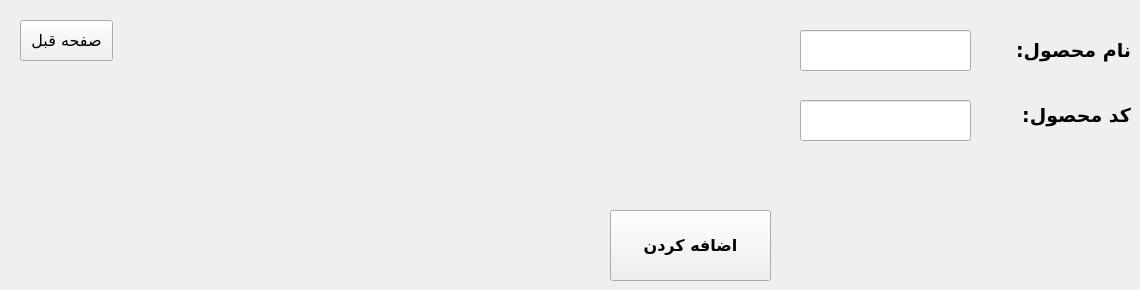
      <widget class="QWidget" name="tab_16">
       <attribute name="title">
        <string>Page</string>
       </attribute>
       <widget class="QPushButton" name="add_product_2">
        <property name="geometry">
         <rect>
          <x>610</x>
          <y>210</y>
          <width>161</width>
          <height>71</height>
         </rect>
        </property>
        <property name="font">
         <font>
          <family>Vazir</family>
          <pointsize>12</pointsize>
          <weight>75</weight>
          <bold>true</bold>
         </font>
        </property>
        <property name="text">
         <string>اضافه کردن</string>
        </property>
       </widget>
       <widget class="QLineEdit" name="product_name">
        <property name="geometry">
         <rect>
          <x>800</x>
          <y>30</y>
          <width>171</width>
          <height>41</height>
         </rect>
        </property>
        <property name="font">
         <font>
          <pointsize>14</pointsize>
         </font>
        </property>
        <property name="layoutDirection">
         <enum>Qt::LeftToRight</enum>
        </property>
       </widget>
       <widget class="QLabel" name="products_details_label_23">
        <property name="geometry">
         <rect>
          <x>990</x>
          <y>30</y>
          <width>141</width>
          <height>41</height>
         </rect>
        </property>
        <property name="font">
         <font>
          <family>Vazir</family>
          <pointsize>14</pointsize>
          <weight>75</weight>
          <bold>true</bold>
         </font>
        </property>
        <property name="text">
         <string>نام محصول:</string>
        </property>
       </widget>
       <widget class="QLabel" name="products_details_label_25">
        <property name="geometry">
         <rect>
          <x>990</x>
          <y>90</y>
          <width>141</width>
          <height>51</height>
         </rect>
        </property>
        <property name="font">
         <font>
          <family>Vazir</family>
          <pointsize>14</pointsize>
          <weight>75</weight>
          <bold>true</bold>
         </font>
        </property>
        <property name="text">
         <string>کد محصول:</string>
        </property>
       </widget>
       <widget class="QLineEdit" name="product_code">
        <property name="geometry">
         <rect>
          <x>800</x>
          <y>100</y>
          <width>171</width>
          <height>41</height>
         </rect>
        </property>
        <property name="font">
         <font>
          <pointsize>14</pointsize>
         </font>
        </property>
        <property name="echoMode">
         <enum>QLineEdit::Normal</enum>
        </property>
       </widget>
       <widget class="QPushButton" name="prev_page_btn_3">
        <property name="geometry">
         <rect>
          <x>20</x>
          <y>20</y>
          <width>93</width>
          <height>41</height>
         </rect>
        </property>
        <property name="font">
         <font>
          <family>Vazir</family>
          <pointsize>12</pointsize>
         </font>
        </property>
        <property name="text">
         <string>صفحه قبل</string>
        </property>
       </widget>
       <widget class="QLabel" name="errorMessage_6">
        <property name="geometry">
         <rect>
          <x>20</x>
          <y>230</y>
          <width>571</width>
          <height>41</height>
         </rect>
        </property>
        <property name="font">
         <font>
          <family>B Titr</family>
          <pointsize>12</pointsize>
         </font>
        </property>
        <property name="text">
         <string/>
        </property>
       </widget>
      </widget>
